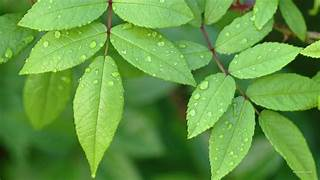
#> input picture leaf.jpg, 320 x 180 px
$ jupyter execute EX6.ipynb   (older library calls are emulated)
#> lines starting #> are read from the running program, lines starting #| are printed output that depends on the picture
# Ex. No: 06
# EDGE-DETECTION
# Name : JANANI S
# Reg. No : 212223230086

[cell 1]
import cv2
import numpy as np
import matplotlib.pyplot as plt

image = cv2.imread('leaf.jpg')
#> image is the input picture: shape (180, 320, 3); mean B, G, R 67, 153.5, 99.4
gray_image = cv2.cvtColor(image, cv2.COLOR_BGR2GRAY)
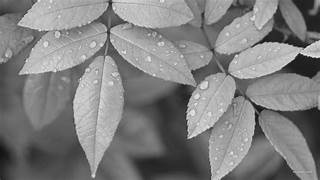
#> gray_image: shape (180, 320); min 15, max 240, mean 127.4

sobelx  = cv2.Sobel(src = gray_image, ddepth = cv2.CV_64F, dx = 1, dy = 0, ksize = 3)
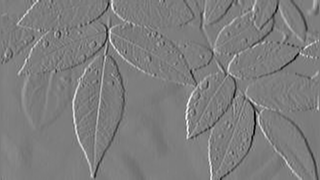
#> sobelx: shape (180, 320) float64; min -635, max 653, mean 0; drawn with min black and max white
sobely  = cv2.Sobel(src = gray_image, ddepth = cv2.CV_64F, dx = 0, dy = 1, ksize = 3)
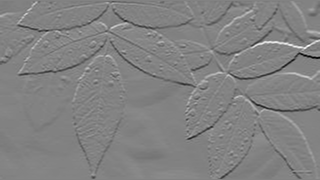
#> sobely: shape (180, 320) float64; min -802, max 764, mean -2.4; drawn with min black and max white

sobelx = cv2.Sobel(gray_image, cv2.CV_64F, 1, 0, ksize=3)  # Sobel X
sobely = cv2.Sobel(gray_image, cv2.CV_64F, 0, 1, ksize=3)  # Sobel Y
sobel_combined = cv2.magnitude(sobelx, sobely)
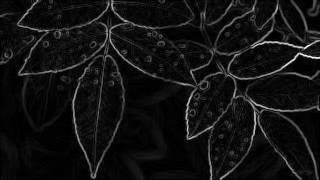
#> sobel_combined: shape (180, 320) float64; min 0, max 825.3, mean 60.5; drawn with min black and max white

plt.figure(figsize = (12, 16))
plt.subplot(321); plt.axis('on'); plt.imshow(image[:,:,::-1]); plt.title('Original')
plt.subplot(322); plt.axis('on'); plt.imshow(gray_image, cmap='gray');plt.title('Grayscale')
plt.subplot(323); plt.axis('on'); plt.imshow(sobelx);plt.title('Sobel-X Edge Map')
plt.subplot(324); plt.axis('on'); plt.imshow(sobely);plt.title('Sobel-Y Edge Map')

plt.figure(figsize = (12, 16))
plt.axis('off'); plt.imshow(sobel_combined, cmap='gray' ); plt.title('sobel_combined ')
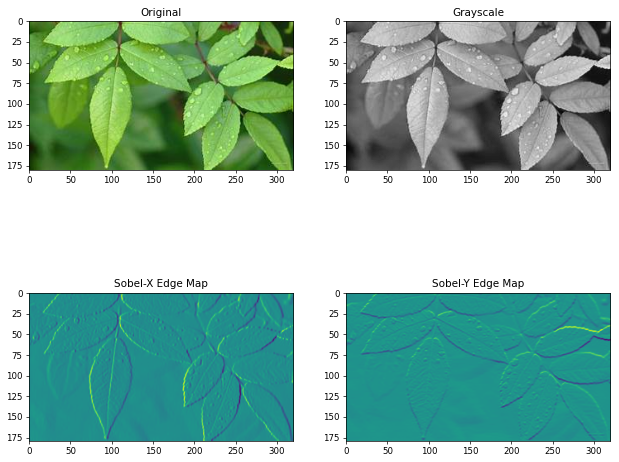
#> figure drawn by matplotlib, 4 panels
